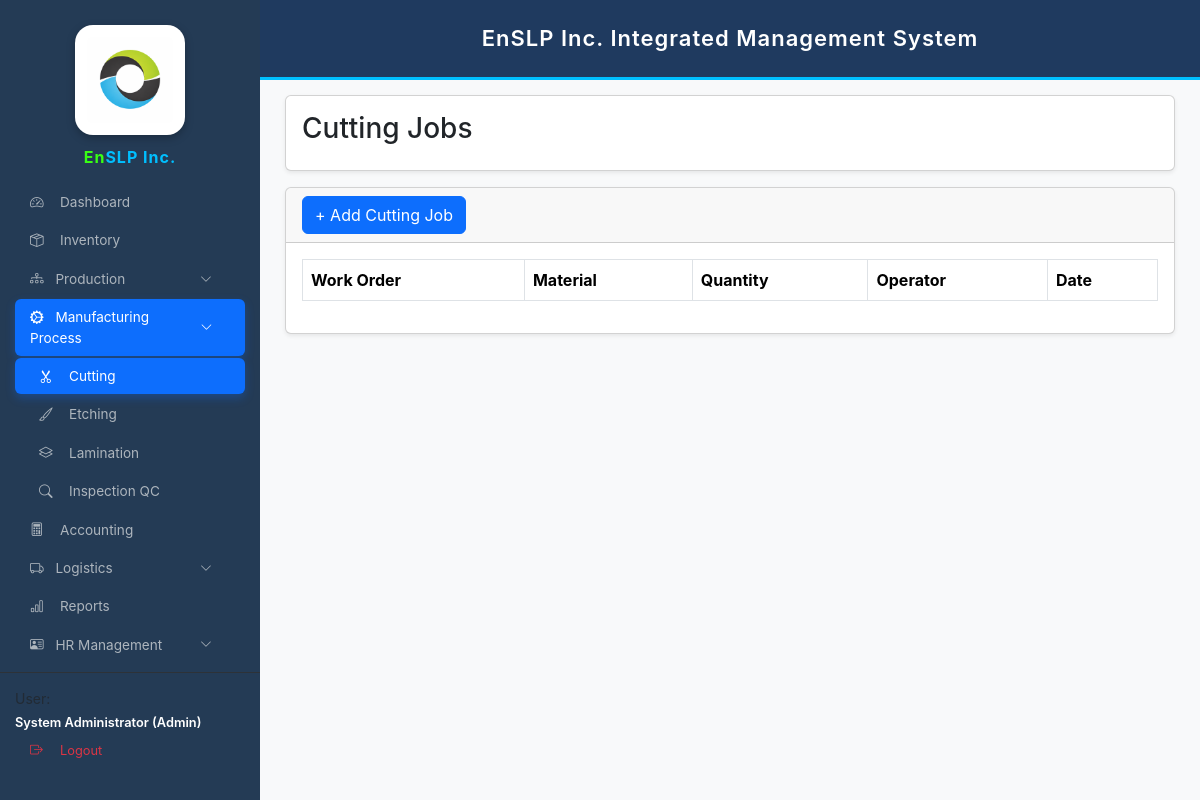
The page /cutting.php (signed in) on the database as committed earlier.
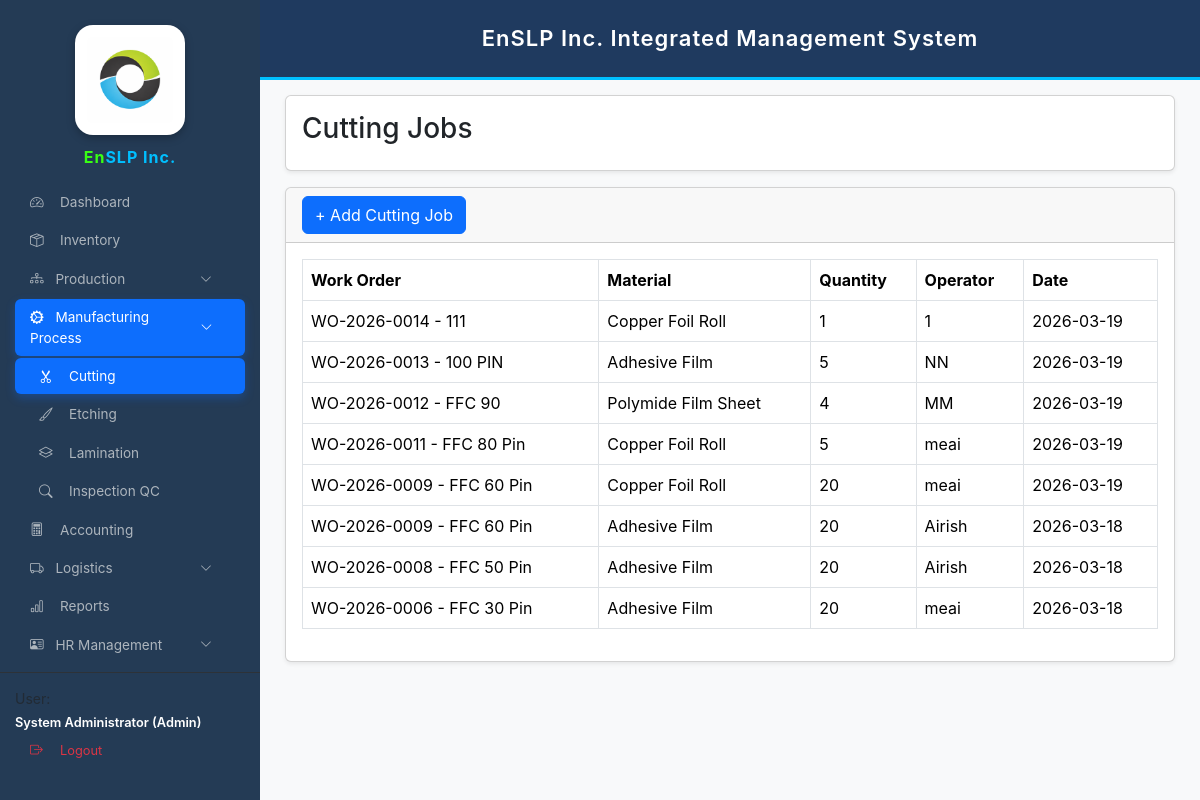
The same page on the database as committed later.
### tables this page shows
CREATE TABLE `cutting_jobs` (
  `id` int(11) NOT NULL,
  `work_order_id` int(11) DEFAULT NULL,
  `item_id` int(11) DEFAULT NULL,
  `quantity_cut` int(11) DEFAULT NULL,
  `operator` varchar(100) DEFAULT NULL,
  `date_cut` date DEFAULT NULL
);

CREATE TABLE `work_orders` (
  `id` int(11) NOT NULL,
  `wo_no` varchar(50) DEFAULT NULL,
  `product_name` varchar(150) NOT NULL,
  `client` varchar(150) DEFAULT NULL,
  `qty` int(11) DEFAULT 0,
  `status` varchar(50) DEFAULT NULL,
  `date_started` date NOT NULL,
  `date_completed` date DEFAULT NULL,
  `remarks` varchar(255) DEFAULT NULL,
  `created_at` timestamp NOT NULL DEFAULT current_timestamp(),
  `selling_price` decimal(10,2) DEFAULT 0.00
);

CREATE TABLE `inventory_items` (
  `id` int(11) NOT NULL,
  `item_code` varchar(50) DEFAULT NULL,
  `item_name` varchar(150) NOT NULL,
  `category` varchar(50) DEFAULT NULL,
  `unit` varchar(30) DEFAULT 'pcs',
  `quantity` int(11) NOT NULL DEFAULT 0,
  `reorder_level` int(11) NOT NULL DEFAULT 0,
  `created_at` datetime NOT NULL DEFAULT current_timestamp(),
  `cost` decimal(10,2) DEFAULT NULL,
  `selling_price` decimal(10,2) DEFAULT 0.00,
  `status` varchar(20) DEFAULT 'active',
  `value` decimal(10,2) DEFAULT 0.00
);

### cutting.php (the view, shortened to what this page needs)
<?php
require_once "config.php";
$jobs=$conn->query("
SELECT c.*,i.item_name,w.wo_no,w.product_name
FROM cutting_jobs c
LEFT JOIN inventory_items i ON i.id=c.item_id
LEFT JOIN work_orders w ON w.id=c.work_order_id
ORDER BY c.id DESC
")->fetchAll(PDO::FETCH_ASSOC);
?>
<!DOCTYPE html>
<html>
<head>
<link href="https://cdn.jsdelivr.net/npm/bootstrap@5.3.3/dist/css/bootstrap.min.css" rel="stylesheet">
</head>
<body>
<?php include 'sidebar.php'; ?>
<?php include 'header.php'; ?>
<div class="main-content">
<div class="card shadow-sm mb-3">
<div class="card-body">
<h3>Cutting Jobs</h3>
</div>
</div>
<div class="card shadow-sm">
<div class="card-header">
<button class="btn btn-primary" data-bs-toggle="modal" data-bs-target="#addCuttingModal">
+ Add Cutting Job
</button>
</div>
<div class="card-body">
<table class="table table-bordered">
<thead>
<tr>
<th>Work Order</th>
<th>Material</th>
<th>Quantity</th>
<th>Operator</th>
<th>Date</th>
</tr>
</thead>
<tbody>
<?php foreach($jobs as $row): ?>
<tr>
<td><?=$row['wo_no']?> - <?=$row['product_name']?></td>
<td><?=$row['item_name']?></td>
<td><?=$row['quantity_cut']?></td>
<td><?=$row['operator']?></td>
<td><?=$row['date_cut']?></td>
</tr>
<?php endforeach; ?>
</tbody>
</table>
</div>
</div>
</div>
</body>
</html>

Rows that differ between the two databases and show on the page:
added cutting_jobs: work_order.wo_no "WO-2026-0014", work_order.product_name "111", inventory_items.item_name "Copper Foil Roll", quantity_cut "1", operator "1", date_cut "2026-03-19"
added cutting_jobs: work_order.wo_no "WO-2026-0013", work_order.product_name "100 PIN", inventory_items.item_name "Adhesive Film", quantity_cut "5", operator "NN", date_cut "2026-03-19"
added cutting_jobs: work_order.wo_no "WO-2026-0012", work_order.product_name "FFC 90", inventory_items.item_name "Polymide Film Sheet", quantity_cut "4", operator "MM", date_cut "2026-03-19"
added cutting_jobs: work_order.wo_no "WO-2026-0011", work_order.product_name "FFC 80 Pin", inventory_items.item_name "Copper Foil Roll", quantity_cut "5", operator "meai", date_cut "2026-03-19"
added cutting_jobs: work_order.wo_no "WO-2026-0009", work_order.product_name "FFC 60 Pin", inventory_items.item_name "Copper Foil Roll", quantity_cut "20", operator "meai", date_cut "2026-03-19"
added cutting_jobs: work_order.wo_no "WO-2026-0009", work_order.product_name "FFC 60 Pin", inventory_items.item_name "Adhesive Film", quantity_cut "20", operator "Airish", date_cut "2026-03-18"
added cutting_jobs: work_order.wo_no "WO-2026-0008", work_order.product_name "FFC 50 Pin", inventory_items.item_name "Adhesive Film", quantity_cut "20", operator "Airish", date_cut "2026-03-18"
added cutting_jobs: work_order.wo_no "WO-2026-0006", work_order.product_name "FFC 30 Pin", inventory_items.item_name "Adhesive Film", quantity_cut "20", operator "meai", date_cut "2026-03-18"
